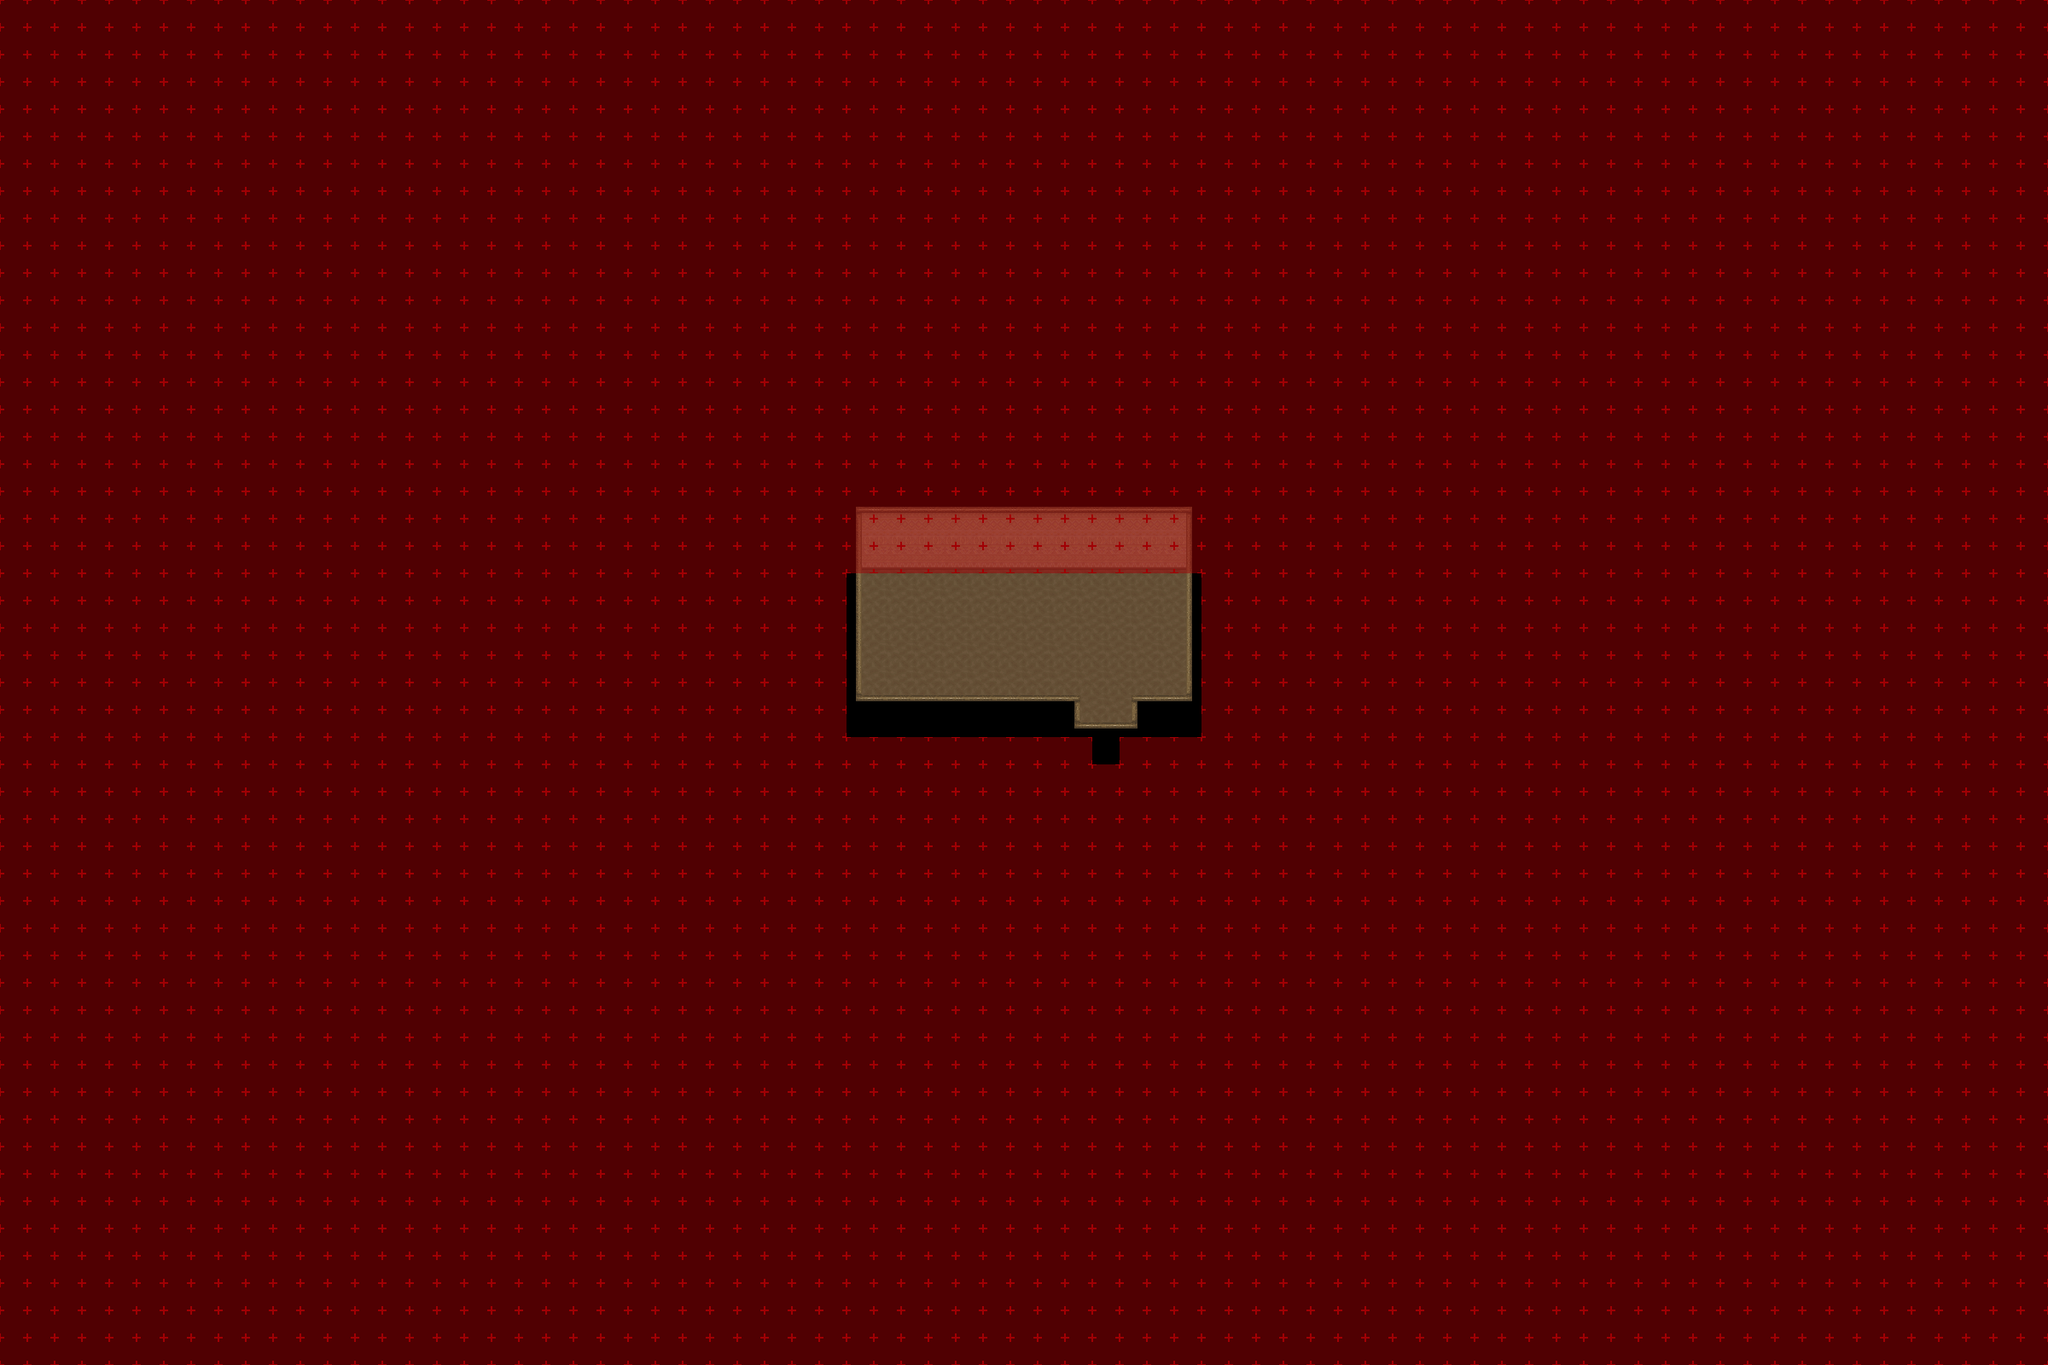

Rendered tile map (Tiled .tmx) drawn with the repository's tilesets; below, a short description and the map source with its tile grids summarised:
An orthogonal 75x50 tile map with 32x32 px tiles, 9 tile layers (Ground, Ground 2, Ground 3, Fringe, ...), 11 tilesets and 1 object (warp).

<map version="1.4" tiledversion="1.4.1" orientation="orthogonal" renderorder="right-down" compressionlevel="0" width="75" height="50" tilewidth="32" tileheight="32" infinite="0" nextlayerid="11" nextobjectid="20">
 <properties>
  <property name="license" value="CC BY-SA 3.0" />
  <property name="manaplus version" value="2" />
  <property name="minimap" value="graphics/minimaps/020-2-19.png" />
  <property name="music" value="faith.ogg" />
  <property name="name" value="Farmer's Home" />
 </properties>
 <tileset firstgid="1" name="Collision" tilewidth="32" tileheight="32" tilecount="9" columns="3">
  <image source="../graphics/tilesets/collision.png" width="96" height="96" />
 </tileset>
 <tileset firstgid="10" name="desert-ground" tilewidth="32" tileheight="32" tilecount="256" columns="16">
  <image source="../graphics/tilesets/desert-ground.png" width="512" height="512" />
 </tileset>
 <tileset firstgid="266" name="desert-accessory" tilewidth="32" tileheight="32" tilecount="128" columns="16">
  <image source="../graphics/tilesets/desert-accessory.png" width="512" height="256" />
 </tileset>
 <tileset firstgid="394" name="desert-hut-indoor" tilewidth="32" tileheight="32" tilecount="160" columns="16">
  <image source="../graphics/tilesets/desert-hut-indoor.png" width="512" height="320" />
 </tileset>
 <tileset firstgid="554" name="desert-hut-indoor-accessory-x1x2" tilewidth="32" tileheight="64" tilecount="32" columns="8">
  <image source="../graphics/tilesets/desert-hut-indoor-accessory-x1x2.png" width="256" height="256" />
 </tileset>
 <tileset firstgid="586" name="desert-hut-indoor-accessory-x1x3" tilewidth="32" tileheight="96" tilecount="27" columns="9">
  <image source="../graphics/tilesets/desert-hut-indoor-accessory-x1x3.png" width="288" height="288" />
 </tileset>
 <tileset firstgid="613" name="desert-hut-indoor-accessory" tilewidth="32" tileheight="32" tilecount="64" columns="8">
  <image source="../graphics/tilesets/desert-hut-indoor-accessory.png" width="256" height="256" />
 </tileset>
 <tileset firstgid="677" name="hurns-indoor-accessory" tilewidth="32" tileheight="32" tilecount="128" columns="8">
  <image source="../graphics/tilesets/hurns-indoor-accessory.png" width="256" height="512" />
 </tileset>
 <tileset firstgid="805" name="sunlight-x4x4" tilewidth="128" tileheight="128" tilecount="4" columns="4">
  <image source="../graphics/tilesets/sunlight-x4x4.png" width="512" height="128" />
  <tile id="0">
   <animation>
    <frame tileid="0" duration="5000" />
    <frame tileid="1" duration="200" />
    <frame tileid="2" duration="200" />
    <frame tileid="3" duration="500" />
    <frame tileid="2" duration="200" />
    <frame tileid="1" duration="200" />
   </animation>
  </tile>
  <tile id="1">
   <animation>
    <frame tileid="1" duration="100" />
    <frame tileid="0" duration="5000" />
    <frame tileid="1" duration="200" />
    <frame tileid="2" duration="200" />
    <frame tileid="3" duration="500" />
    <frame tileid="2" duration="200" />
    <frame tileid="1" duration="100" />
   </animation>
  </tile>
  <tile id="2">
   <animation>
    <frame tileid="1" duration="200" />
    <frame tileid="0" duration="5000" />
    <frame tileid="1" duration="200" />
    <frame tileid="2" duration="200" />
    <frame tileid="3" duration="500" />
    <frame tileid="2" duration="200" />
   </animation>
  </tile>
 </tileset>
 <tileset firstgid="809" name="level-number" tilewidth="32" tileheight="32" tilecount="16" columns="16">
  <image source="../graphics/tilesets/level-number.png" width="512" height="32" />
 </tileset>
 <tileset firstgid="825" name="desert-castle-indoor" tilewidth="32" tileheight="32" tilecount="512" columns="16">
  <image source="../graphics/tilesets/desert-castle-indoor.png" width="512" height="1024" />
 </tileset>
 <layer id="1" name="Ground" width="75" height="50">
  <data>[3750 cells, 3750 non-empty, 4 distinct tile ids]</data>
 </layer>
 <layer id="2" name="Ground 2" width="75" height="50">
  <data>[3750 cells, 26 non-empty, 2 distinct tile ids]</data>
 </layer>
 <layer id="3" name="Ground 3" width="75" height="50">
  <data>[3750 cells, 0 non-empty, 0 distinct tile ids]</data>
 </layer>
 <layer id="4" name="Fringe" width="75" height="50">
  <data>[3750 cells, 0 non-empty, 0 distinct tile ids]</data>
 </layer>
 <layer id="5" name="Over" width="75" height="50">
  <data>[3750 cells, 73 non-empty, 10 distinct tile ids]</data>
 </layer>
 <layer id="6" name="Over 2" width="75" height="50">
  <data>[3750 cells, 0 non-empty, 0 distinct tile ids]</data>
 </layer>
 <layer id="7" name="Over 3" width="75" height="50">
  <data>[3750 cells, 0 non-empty, 0 distinct tile ids]</data>
 </layer>
 <layer id="8" name="Collision" width="75" height="50">
  <data>[3750 cells, 3671 non-empty, 1 distinct tile ids]</data>
 </layer>
 <layer id="9" name="Heights" width="75" height="50">
  <data>[3750 cells, 0 non-empty, 0 distinct tile ids]</data>
 </layer>
 <objectgroup id="10" name="Object">
  <object id="14" name="To Tulimshar" type="warp" x="1280" y="864" width="32" height="32">
   <properties>
    <property name="dest_map" value="020-1" />
    <property name="dest_x" value="200" />
    <property name="dest_y" value="187" />
   </properties>
  </object>
 </objectgroup>
</map>
